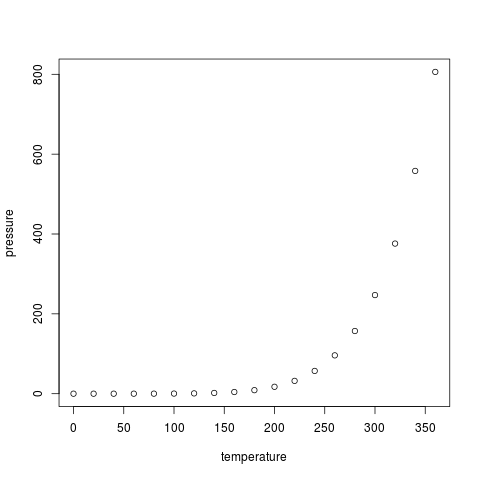

Recreate this plot in R.
svg('doc/img/rplot-test.svg');
plot(pressure)


